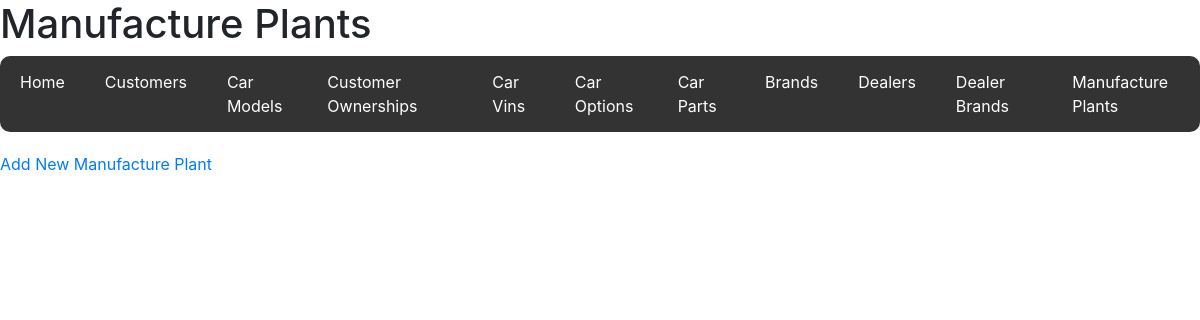
The app's page /manufacture_plants, older data.
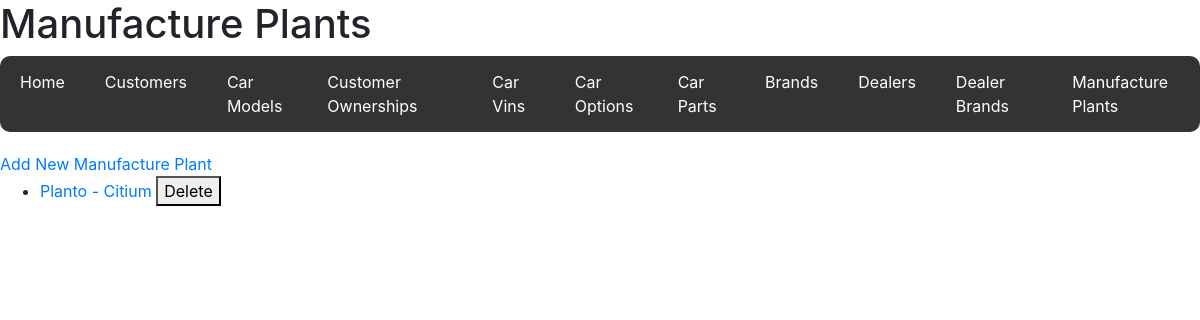
The same page, newer data.
### code/models.py (models this page shows)
class ManufacturePlant(db.Model):
    __tablename__ = "Manufacture_Plant"
    manufacture_plant_id = db.Column(db.Integer, primary_key=True)
    plant_name = db.Column(db.String(50))
    plant_type = db.Column(db.String(7))
    plant_location = db.Column(db.String(100))
    company_owned = db.Column(db.Boolean)
    car_vins = db.relationship("CarVin", back_populates="manufacture_plant")

### code/routes/manufacture_plants.py (the view, shortened to what this page needs)
@manufactureplants_bp.route("/manufacture_plants", methods=["GET", "POST"])
def manufacture_plants():
    manufacture_plants = ManufacturePlant.query.all()
    return render_template(
        "manufacture_plants.html", manufacture_plants=manufacture_plants
    )

### code/templates/manufacture_plants.html
{% extends 'base.html' %} {% block title %}Manufacture Plants{% endblock %} {%
block header %}
<h1>Manufacture Plants</h1>
{% endblock %} {% block content %}
<a href="{{ url_for('manufactureplants.new_manufacture_plant') }}"
  >Add New Manufacture Plant</a
>
<ul>
  {% for plant in manufacture_plants %}
  <li>
    <a
      href="{{ url_for('manufactureplants.view_manufacture_plant', manufacture_plant_id=plant.manufacture_plant_id) }}"
    >
      {{ plant.plant_name }} - {{ plant.plant_location }}
    </a>
    <form
      action="{{ url_for('manufactureplants.delete_manufacture_plant', manufacture_plant_id=plant.manufacture_plant_id) }}"
      method="POST"
      style="display: inline"
    >
      <button type="submit">Delete</button>
    </form>
  </li>
  {% endfor %}
</ul>
{% endblock %}

Row changes from the older to the newer data that the page shows:
added ManufacturePlant: plant_name "Planto", plant_location "Citium"
